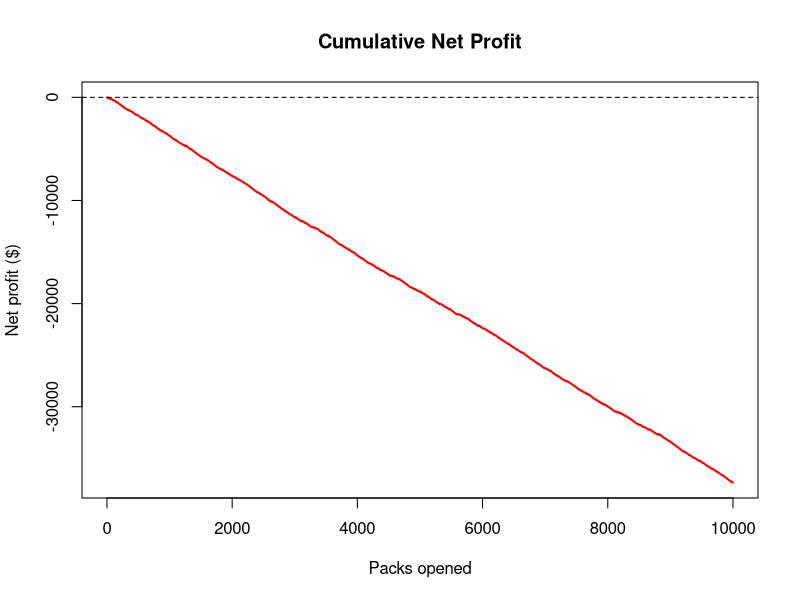

The R script that drew this image:
## ---- chunk 1
knitr::opts_chunk$set(echo = TRUE)
## ---- chunk 2
#Vector from which we will sample randomly with similar odds
pack = c(1,1,1,1,1,1,1,1,1,1,1,1,1,1,1,1,1,1,1,1,1,2,2,2,2,3,3,3,3,4)

n = 10000
results = numeric(n)

for (i in 1:n) {
  trial = sample(pack, 1, replace=TRUE)
  results[i] = trial
}

access_table = table(results)
access_table
## ---- chunk 3
prop1 = access_table["1"] / n
prop2 = access_table["2"] / n
prop3 = access_table["3"] / n

prop4 = access_table["4"] / n

cat("Proportion of category 1: ", prop1, "\n",
    "Proportion of category 2: ", prop2, "\n",
    "Proportion of category 3: ", prop3, "\n",
    "Proportion of category 4: ", prop4, "\n", sep="")
## ---- chunk 4
cost_pack = 5.5
tot_cost = cost_pack * n

return_val = (sum(access_table["3"]) * 5) + (sum(access_table["4"]) * 30)

net = return_val - tot_cost

cat("Total cost of all packs: $", tot_cost, "\n",
    "Estimated return from profitable packs: $", return_val, "\n",
    "Our net profit from 10000 packs is: $", net, "\n", sep="")
## ---- chunk 5
#running net profit across all pack openings
payout = ifelse(results == 3, 6, ifelse(results == 4, 30, 0))
cum_net = cumsum(payout - cost_pack)

plot(cum_net, type = "l", col = "red", lwd = 2,
     xlab = "Packs opened", ylab = "Net profit ($)",
     main = "Cumulative Net Profit")
abline(h = 0, lty = 2)
